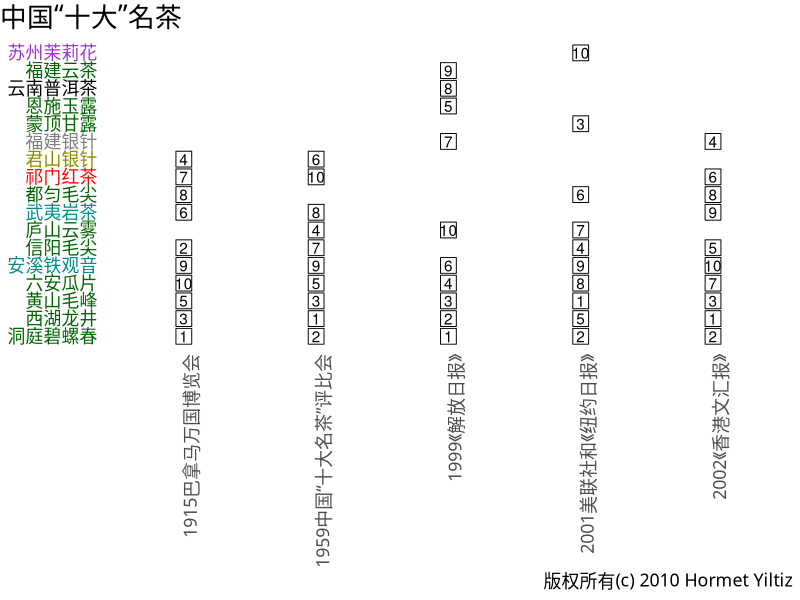
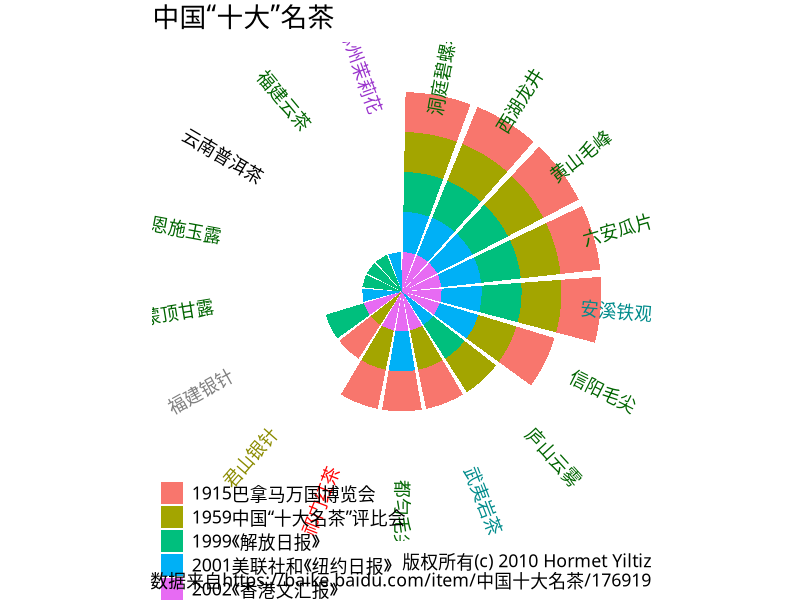
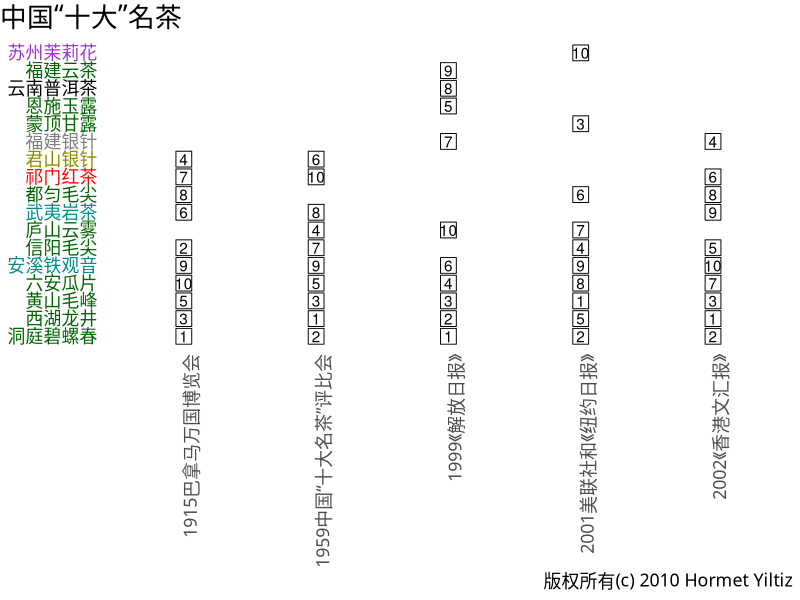
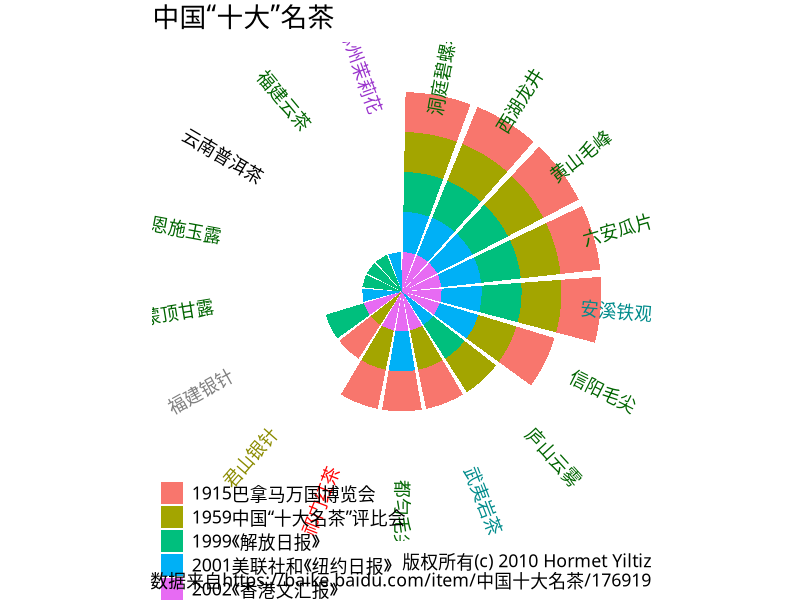
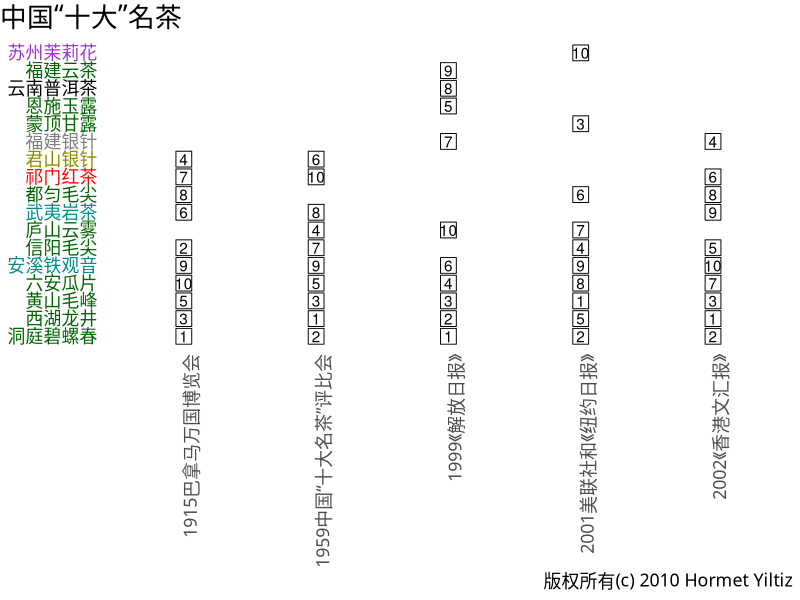

Generate these figures, in order, with R:
library(tidyverse)
library(ggthemes)


dat <- read.csv('chinese-famous-teas.csv', header = FALSE)
tea.type <- read.csv('chinese-famous-tea-type.csv')
tea.type %>% mutate(tea.color=recode(type,
                                     oolong='cyan4',
                                     flower='darkorchid',
                                     yellow='yellow4',
                                     white='grey50',
                                     green='darkgreen')
) -> tea.type

dat %>% rename(year=V1, source=V2) %>%
  gather(tea.order, tea, starts_with('V')) %>%
  mutate(tea.order=as.numeric(str_extract(tea.order, '[0-9]+'))-2,
         tea=str_trim(tea, side='both'),
         source=factor(str_c(year,source)),
  )  %>% left_join(tea.type, by='tea') %>%
  as_tibble() %>% group_by(tea) %>%
  mutate(n=n()) %>% arrange(desc(n)) %>%
  group_by() %>%
  mutate(tea=as_factor(tea), tea.color=str_c(tea.color)) -> china.tea

china.tea %>% select(tea, n, tea.color) %>% unique() -> tea.leaderbaord
china.tea %>% select(n, tea, type) %>% unique() %>%
  rename('Name (Chiense)'=tea, Class=type, 'Selected by'=n) %>%
  knitr::kable()

nrow(tea.leaderbaord) -> nteas
x.angles <- c(seq(90-360/nteas/2, -90, length.out = nteas/2),
              seq(90-360/nteas, -90, length.out = nteas/2))

china.tea %>% ggplot(aes(fill=source, x=tea)) + geom_bar() +
  theme_tufte() +
  theme(text=element_text(size=16,  family="SimHei"),
        axis.text.y = element_blank(),
        axis.ticks.y = element_blank(),
        axis.title.y = element_blank(),
        axis.title.x = element_blank(),
        legend.title = element_blank(),
        axis.text.x = element_text(angle = x.angles,
                                   colour = tea.leaderbaord$tea.color
        ),
        legend.position = c(0,0),
        legend.direction = 'vertical',
        legend.justification = 'left',
  ) +
  coord_polar() +
  labs(title='中国“十大”名茶',
       caption='版权所有(c) 2010 Hormet Yiltiz
       数据来自https://baike.baidu.com/item/中国十大名茶/176919'
  ) -> pp


china.tea %>% ggplot(aes(y=tea, x=source, label=tea.order)) +
  geom_point(size=5,shape=0) +
  geom_text()+
  theme_tufte() +
  theme(text=element_text(size=16,  family="SimHei"),
        axis.ticks.y = element_blank(),
        axis.ticks.x = element_blank(),
        axis.title.y = element_blank(),
        axis.title.x = element_blank(),
        legend.title = element_blank(),
        axis.text.x = element_text(angle = 90, hjust = 1),
        axis.text.y = element_text(colour = tea.leaderbaord$tea.color),
        plot.title = element_text(hjust = 0),
  ) +
  labs(title='中国“十大”名茶',
       caption='版权所有(c) 2010 Hormet Yiltiz'
  ) -> p
g <- ggplotGrob(p)
g$layout$l[g$layout$name == "title"] <- 1
grid::grid.draw(g)


cairo_pdf(filename='chinese-famous-teas.pdf', width=14, height = 10, family='SimHei',
          pointsize = 12)
print(pp)
dev.off()

cairo_pdf(filename='chinese-famous-teas-grid.pdf', width=3, height = 8, family='SimHei',
          pointsize = 12)
grid::grid.draw(g)
dev.off()


png(filename='chinese-famous-teas.png', width=840, height = 860, family='SimHei',
    units='px', pointsize = 12)
print(pp)
dev.off()

png(filename='chinese-famous-teas-grid.png', width=250, height = 800, family='SimHei',
    pointsize = 12)
grid::grid.draw(g)
dev.off()
